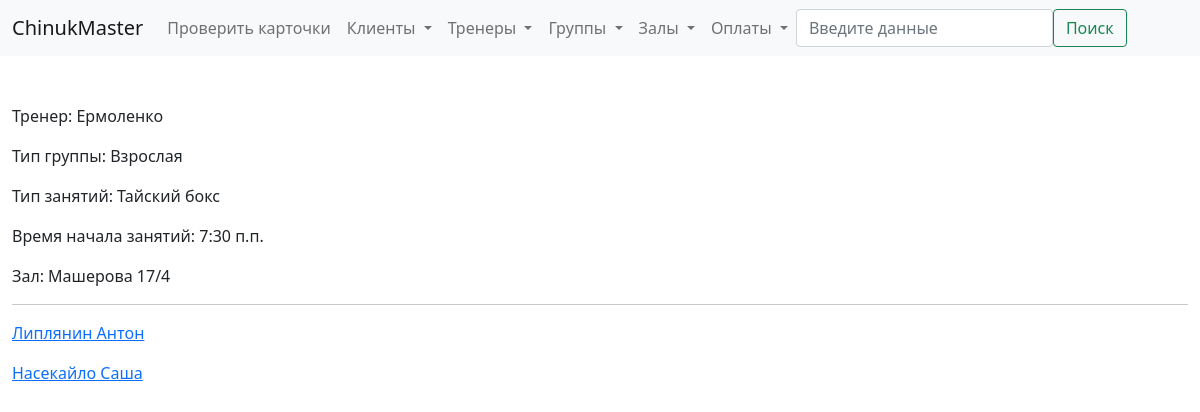
Screenshot of /group/6 with the database file from the repository.
### billing/models.py (models this page shows, shortened)
class Group(models.Model):
    gr_type_choices = [
        ('A', 'Взрослая'),
        ('C', 'Детская')
    ]
    sport_type_choices = [
        ('B', 'Классический бокс'),
        ('T', 'Тайский бокс'),
        ('W', 'Женская группа'),
        ('M', 'ММА')
    ]
    gr_type = models.CharField(verbose_name='Возраст', max_length=1, choices=gr_type_choices, default='A')
    sport_type = models.CharField(verbose_name='Тип', max_length=1, choices = sport_type_choices, default='T')
    time = models.TimeField(verbose_name='Время')
    trener = models.ForeignKey('Trener', verbose_name='Тренер', on_delete=models.SET_NULL, null=True, blank=True)
    address = models.ForeignKey('Address', verbose_name='Зал', on_delete=models.SET_NULL, null=True, blank=True)
    class Meta:
        verbose_name = 'Группа'
        verbose_name_plural = 'Группы'

class Trener(models.Model):
    name = models.CharField(max_length=50, verbose_name = 'Имя')
    tel_number = models.CharField(max_length=20, verbose_name = 'Номер телефона')
    info = models.TextField(blank=True, null=False, verbose_name = 'Дополнительная информация')
    photo = models.ImageField(verbose_name='Фото', upload_to='billing/media/treners', height_field=None, width_field=None, null=True, blank=True)
    class Meta:
        verbose_name = 'Тренер'
        verbose_name_plural = 'Тренеры'
    def __str__(self):
        return self.name.split(' ')[0]

class Address(models.Model):
    address_choices = [
        ('Машерова 17/4', 'Машерова 17/4'),
        ('Свердлова 23', 'Свердлова 23')
    ]
    address = models.CharField(max_length=20, choices = address_choices)
    tel_number = models.CharField(max_length = 20)
    class Meta:
        verbose_name = 'Адрес'
        verbose_name_plural = 'Адреса'
    def __str__(self):
        return self.address

class Client(models.Model):
    member_card = models.CharField(verbose_name='Членская карта', max_length=4, blank=True, null=True)
    name = models.CharField(verbose_name='ФИО', max_length=50, blank=True, null=True)
    tel_number = models.CharField(verbose_name='Номер телефона', max_length=20, blank=True, null=True)
    info = models.TextField(verbose_name='Дополнительная информация', null=True, blank=True)
    training_type_choices = [
        ('I', 'Индивидуал'),
        ('G', 'В группе'),
        ('B', 'Смешанный'),
    ]
    cl_type = models.CharField(verbose_name='Тип клиента', max_length=1, choices=training_type_choices, default='G')
    treners = models.ManyToManyField(Trener, verbose_name='Тренер', blank=True)
    groups = models.ManyToManyField(Group, verbose_name='Группа', blank=True)
    def __str__(self):
        return self.name
    class Meta:
        verbose_name = 'Клиент'
        verbose_name_plural = 'Клиенты'

### billing/views.py (the view)
# urls.py: path('<slug:obj>/<int:id>', views.detail_object, name='detail_object'),
def detail_object(request, obj, id):
    obj_values = {
        'trener' : Trener,
        'client' : Client,
        'group'  : Group,
        'payment': Payment,
        'address': Address,
    }
    inst = obj_values[obj].objects.get(id=id)
    return render(request, f'billing/detail/{obj}.html', {
        f'{obj}' : inst,
    })

### ChinukMaster/templates/billing/detail/group.html (shortened to what this page needs)
{% extends 'billing/base.html' %}
{% block content %}
    <div class="detail-info">
        <p>Тренер: {{group.trener}}</p>
        {% if group.gr_type == 'A' %}
            <p>Тип группы: Взрослая</p>
        {% else %}
            <p>Тип группы: Детская</p>
        {% endif %}
        {% if group.sport_type == 'B' %}
            <p>Тип занятий: Классический бокс</p>
        {% elif group.sport_type == 'T' %}
            <p>Тип занятий: Тайский бокс</p>
        {% elif group.sport_type == 'W' %}
            <p>Тип занятий: Женская группа</p>
        {% elif group.sport_type == 'M' %}
            <p>Тип занятий: ММА</p>
        {% else %}
            <p>Wrong group type</p>
        {% endif %}
        <p>Время начала занятий: {{group.time}}</p>
        <p>Зал: {{group.address}}</p>
    </div>
    <hr>
    <div class="group-clients">
        {% for client in group.client_set.all %}
            <a href="{% url 'detail_object' obj='client' id=client.id %}"><p>{{client}}</p></a>
        {% endfor %}
    </div>
{% endblock %}

### rows the page displays
Group: trener "Ермоленко", time "7:30 п.п.", address "Машерова 17/4"
Client: name "Липлянин Антон"
Client: name "Насекайло Саша"
